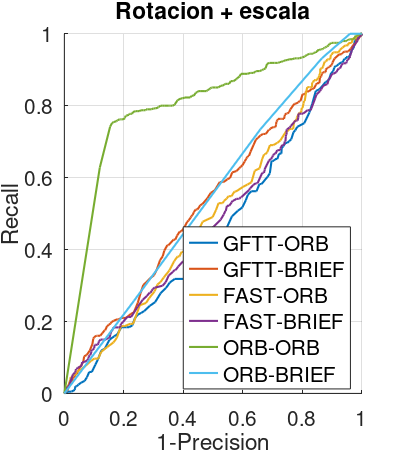

Source code (MATLAB):
clear all;
close all;
clc;

width = 4;     % Width in inches
height = 4.5;    % Height in inches
alw = 0.75;    % AxesLineWidth
fsz = 15;      % Fontsize
lw = 1.5;      % LineWidth
msz = 6;       % MarkerSize

figure(1);
pos = get(gcf, 'Position');
set(gcf, 'Position', [pos(1) pos(2) width*100, height*100]); %<- Set size
set(gca, 'FontSize', fsz, 'LineWidth', alw); %<- Set properties

hold on;
grid off;

file=csvread('GFTT-ORB.csv');
r=file(:,1);
p=file(:,2);
p1=plot(p,r,'LineWidth',lw);

file=csvread('GFTT-BRIEF.csv');
r=file(:,1);
p=file(:,2);
p2=plot(p,r,'LineWidth',lw);

file=csvread('FAST-ORB.csv');
r=file(:,1);
p=file(:,2);
p3=plot(p,r,'LineWidth',lw);

file=csvread('FAST-BRIEF.csv');
r=file(:,1);
p=file(:,2);
p4=plot(p,r,'LineWidth',lw);

file=csvread('ORB-ORB.csv');
r=file(:,1);
p=file(:,2);
p5=plot(p,r,'LineWidth',lw);

file=csvread('ORB-BRIEF.csv');
r=file(:,1);
p=file(:,2);
p6=plot(p,r,'LineWidth',lw);

title('Rotacion + escala');
xlabel('1-Precision');
ylabel('Recall');
grid on

a=axes('position',get(gca,'position'),'visible','off');
legend(a,[p1 p2 p3 p4 p5 p6],'GFTT-ORB','GFTT-BRIEF','FAST-ORB','FAST-BRIEF',
'ORB-ORB','ORB-BRIEF','FontSize', fsz, 'Location','SouthEast');
hold off

% Here we preserve the size of the image when we save it.
set(gcf,'InvertHardcopy','on');
set(gcf,'PaperUnits', 'inches');
papersize = get(gcf, 'PaperSize');
left = (papersize(1)- width)/2;
bottom = (papersize(2)- height)/2;
myfiguresize = [left, bottom, width, height];
set(gcf,'PaperPosition', myfiguresize);
 
% Save the file as PNG
 print('RotationRP','-dpng','-r300');